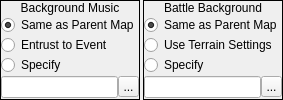
          <widget class="QWidget" name="widget_19" native="true">
           <property name="sizePolicy">
            <sizepolicy hsizetype="Preferred" vsizetype="Fixed">
             <horstretch>0</horstretch>
             <verstretch>0</verstretch>
            </sizepolicy>
           </property>
           <layout class="QHBoxLayout" name="horizontalLayout_23">
            <property name="spacing">
             <number>3</number>
            </property>
            <property name="margin">
             <number>0</number>
            </property>
            <item>
             <widget class="QFrame" name="frame_8">
              <property name="frameShape">
               <enum>QFrame::Box</enum>
              </property>
              <property name="frameShadow">
               <enum>QFrame::Plain</enum>
              </property>
              <layout class="QVBoxLayout" name="verticalLayout_11">
               <property name="spacing">
                <number>0</number>
               </property>
               <property name="margin">
                <number>0</number>
               </property>
               <item>
                <widget class="QLabel" name="lblBGM">
                 <property name="sizePolicy">
                  <sizepolicy hsizetype="Preferred" vsizetype="Fixed">
                   <horstretch>0</horstretch>
                   <verstretch>0</verstretch>
                  </sizepolicy>
                 </property>
                 <property name="text">
                  <string>Background Music</string>
                 </property>
                 <property name="alignment">
                  <set>Qt::AlignHCenter|Qt::AlignTop</set>
                 </property>
                </widget>
               </item>
               <item>
                <widget class="QRadioButton" name="rbBGM_Parent">
                 <property name="text">
                  <string>Same as Parent Map</string>
                 </property>
                 <property name="checked">
                  <bool>true</bool>
                 </property>
                </widget>
               </item>
               <item>
                <widget class="QRadioButton" name="rbBGM_Event">
                 <property name="text">
                  <string>Entrust to Event</string>
                 </property>
                </widget>
               </item>
               <item>
                <widget class="QRadioButton" name="rbBGM_Specify">
                 <property name="text">
                  <string>Specify</string>
                 </property>
                </widget>
               </item>
               <item>
                <widget class="QFrame" name="frmBGMSelector">
                 <layout class="QHBoxLayout" name="horizontalLayout_20">
                  <property name="spacing">
                   <number>0</number>
                  </property>
                  <property name="margin">
                   <number>0</number>
                  </property>
                  <item>
                   <widget class="QLineEdit" name="leBGMName">
                    <property name="readOnly">
                     <bool>true</bool>
                    </property>
                   </widget>
                  </item>
                  <item>
                   <widget class="QToolButton" name="tbBGM_Browse">
                    <property name="minimumSize">
                     <size>
                      <width>21</width>
                      <height>21</height>
                     </size>
                    </property>
                    <property name="maximumSize">
                     <size>
                      <width>21</width>
                      <height>21</height>
                     </size>
                    </property>
                    <property name="text">
                     <string>...</string>
                    </property>
                    <property name="icon">
                     <iconset resource="gui_icons.qrc">
                      <normaloff>:/icons/fileopen.png</normaloff>:/icons/fileopen.png</iconset>
                    </property>
                   </widget>
                  </item>
                 </layout>
                </widget>
               </item>
              </layout>
             </widget>
            </item>
            <item>
             <widget class="QFrame" name="frame_9">
              <property name="frameShape">
               <enum>QFrame::Box</enum>
              </property>
              <property name="frameShadow">
               <enum>QFrame::Plain</enum>
              </property>
              <layout class="QVBoxLayout" name="verticalLayout_12">
               <property name="spacing">
                <number>0</number>
               </property>
               <property name="margin">
                <number>0</number>
               </property>
               <item>
                <widget class="QLabel" name="lblBBG">
                 <property name="sizePolicy">
                  <sizepolicy hsizetype="Preferred" vsizetype="Fixed">
                   <horstretch>0</horstretch>
                   <verstretch>0</verstretch>
                  </sizepolicy>
                 </property>
                 <property name="text">
                  <string>Battle Background</string>
                 </property>
                 <property name="alignment">
                  <set>Qt::AlignHCenter|Qt::AlignTop</set>
                 </property>
                </widget>
               </item>
               <item>
                <widget class="QRadioButton" name="rbBBG_Parent">
                 <property name="text">
                  <string>Same as Parent Map</string>
                 </property>
                 <property name="checked">
                  <bool>true</bool>
                 </property>
                </widget>
               </item>
               <item>
                <widget class="QRadioButton" name="rbBBG_Terrain">
                 <property name="text">
                  <string>Use Terrain Settings</string>
                 </property>
                </widget>
               </item>
               <item>
                <widget class="QRadioButton" name="rbBBG_Specify">
                 <property name="text">
                  <string>Specify</string>
                 </property>
                </widget>
               </item>
               <item>
                <widget class="QFrame" name="frmBBGSelector">
                 <layout class="QHBoxLayout" name="horizontalLayout_22">
                  <property name="spacing">
                   <number>0</number>
                  </property>
                  <property name="margin">
                   <number>0</number>
                  </property>
                  <item>
                   <widget class="QLineEdit" name="leBBGName">
                    <property name="readOnly">
                     <bool>true</bool>
                    </property>
                   </widget>
                  </item>
                  <item>
                   <widget class="QToolButton" name="tbBBG_Browse">
                    <property name="minimumSize">
                     <size>
                      <width>21</width>
                      <height>21</height>
                     </size>
                    </property>
                    <property name="maximumSize">
                     <size>
                      <width>21</width>
                      <height>21</height>
                     </size>
                    </property>
                    <property name="text">
                     <string>...</string>
                    </property>
                    <property name="icon">
                     <iconset resource="gui_icons.qrc">
                      <normaloff>:/icons/fileopen.png</normaloff>:/icons/fileopen.png</iconset>
                    </property>
                   </widget>
                  </item>
                 </layout>
                </widget>
               </item>
              </layout>
             </widget>
            </item>
           </layout>
          </widget>
